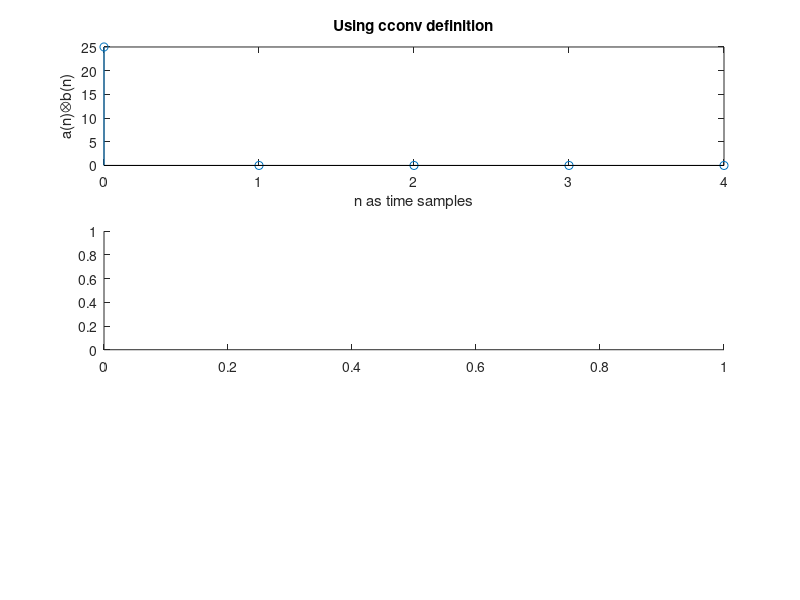

MATLAB code to generate this figure: (Note: this script raises an error after producing the figure.)
%Computation of Circular Convolution using DFT & IDFT
clc;
clear all;
close all;
a=input('Enter a DT signal(please specify type of signal, if required. For e.g., sin(0:20), x(n): '); %to ask for the DT signal a
o=a;
b=input('Enter another DT signal(please specify type of signal, if required. For e.g., cos(0:20), y(n): '); %to ask for the DT signal b
p=b;
l=length(a);%computes length of input signal a
m=length(b);%computes length of input signal b
l1=l;
m1=m;
if l<m %if length of a is less than that of b
    a=[a,zeros(1,m-l)]; %appends input signal with leading zeros
    l=length(a);%computes length of updated input signal a
elseif l>m %if length of b is less than that of a
    b=[b,zeros(1,l-m)]; %appends input signal with leading zeros
    m=length(b);%computes length of updated input signal b
end
n=input('Enter modulo value i.e., output length required: '); %asking for modulo value i.e., output length required
if l<n %if length of a is less than n
    a=[a,zeros(1,n-l)]; %appends input signal with leading zeros
    l=length(a);%computes length of updated input signal a
end
if n>m %if length of b is less than n
    b=[b,zeros(1,n-m)]; %appends input signal with leading zeros
    m=length(b);%computes length of updated input signal b
end
for q=1:n
    z(q)=0;
    for i=1:n
        j=q-i+1;
        if(j<=0)
            j=n+j;
        end
        z(q)=[z(q)+a(i)*b(j)];
    end
end
%z=cconv(a,b,n);%computes convolution using built-in cconv function; cconv function was not available for mobile version
%computation of convolution using DFT & IDFT
s=fft(a,n);%computes DFT of the signal a
t=fft(b,n);%computes DFT of the signal b 
v=ifft(s.*t);%computes IDFT of the signal A(w) x B(w)
%for modulo(length(a)+length(b)-1), circular convolution of a(n) and b(n) is equal to linear convolution of a(n) and b(n)
lico=conv(o,p);
%setting base lengths
E=[0:1:n-1];
subplot(3,1,1)
stem(E,z)
title('Using cconv definition');
ylabel('a(n)⊗b(n)');
xlabel('n as time samples');
subplot(3,1,2)
stem(E,v,'-.','*')
title('Using DFT & IDFT');
ylabel('a(n)⊗b(n)');
xlabel('n as time samples');
subplot(3,1,3)
stem(E,lico,'-.','^')
title('Linear Convolution');
ylabel('a(n)*b(n)');
xlabel('n as time samples');
sgtitle('   Circular Convolution')%general title for all subplots
